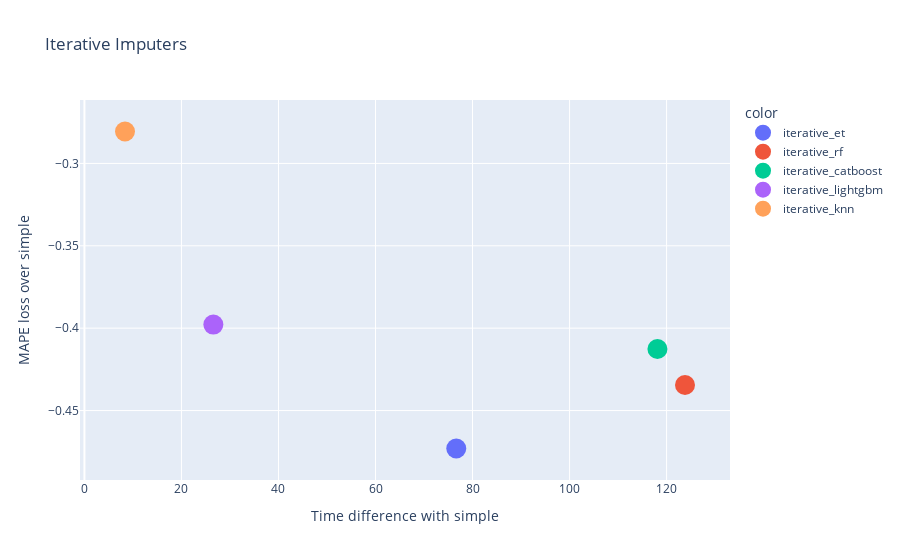

The notebook cell this image was saved under:
### Code cell
fig = px.scatter(final_results.drop("simple"), x="Time difference with simple", y="MAPE loss over simple", color=final_results.drop("simple").index, title="Iterative Imputers")
fig.update_traces(mode='markers', marker_size=20)
fig.show()

### Figure 1 — Plotly figure (JSON) as saved in the notebook; plotly's stock layout.template omitted (floating-point values rounded to 4 significant figures)
{"data": [{"hovertemplate": "color=iterative_et<br>Time difference with simple=%{x}<br>MAPE loss over simple=%{y}<extra></extra>", "legendgroup": "iterative_et", "marker": {"color": "#636efa", "size": 20, "symbol": "circle"}, "mode": "markers", "name": "iterative_et", "orientation": "v", "showlegend": true, "type": "scatter", "x": [76.64], "xaxis": "x", "y": [-0.473], "yaxis": "y"}, {"hovertemplate": "color=iterative_rf<br>Time difference with simple=%{x}<br>MAPE loss over simple=%{y}<extra></extra>", "legendgroup": "iterative_rf", "marker": {"color": "#EF553B", "size": 20, "symbol": "circle"}, "mode": "markers", "name": "iterative_rf", "orientation": "v", "showlegend": true, "type": "scatter", "x": [123.8], "xaxis": "x", "y": [-0.4345], "yaxis": "y"}, {"hovertemplate": "color=iterative_catboost<br>Time difference with simple=%{x}<br>MAPE loss over simple=%{y}<extra></extra>", "legendgroup": "iterative_catboost", "marker": {"color": "#00cc96", "size": 20, "symbol": "circle"}, "mode": "markers", "name": "iterative_catboost", "orientation": "v", "showlegend": true, "type": "scatter", "x": [118.1], "xaxis": "x", "y": [-0.4126], "yaxis": "y"}, {"hovertemplate": "color=iterative_lightgbm<br>Time difference with simple=%{x}<br>MAPE loss over simple=%{y}<extra></extra>", "legendgroup": "iterative_lightgbm", "marker": {"color": "#ab63fa", "size": 20, "symbol": "circle"}, "mode": "markers", "name": "iterative_lightgbm", "orientation": "v", "showlegend": true, "type": "scatter", "x": [26.58], "xaxis": "x", "y": [-0.3978], "yaxis": "y"}, {"hovertemplate": "color=iterative_knn<br>Time difference with simple=%{x}<br>MAPE loss over simple=%{y}<extra></extra>", "legendgroup": "iterative_knn", "marker": {"color": "#FFA15A", "size": 20, "symbol": "circle"}, "mode": "markers", "name": "iterative_knn", "orientation": "v", "showlegend": true, "type": "scatter", "x": [8.363], "xaxis": "x", "y": [-0.2806], "yaxis": "y"}], "layout": {"legend": {"title": {"text": "color"}, "tracegroupgap": 0}, "title": {"text": "Iterative Imputers"}, "xaxis": {"anchor": "y", "domain": [0, 1], "title": {"text": "Time difference with simple"}}, "yaxis": {"anchor": "x", "domain": [0, 1], "title": {"text": "MAPE loss over simple"}}}}
